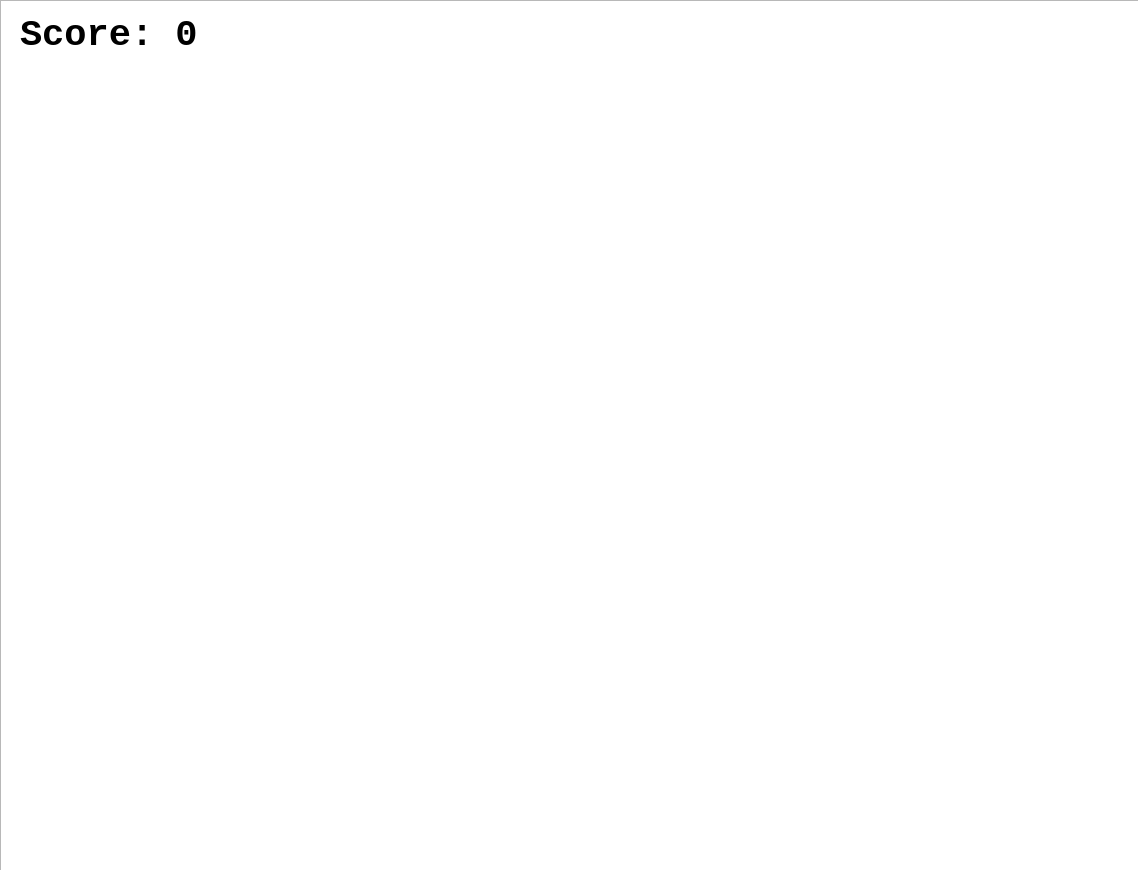
<?xml version="1.0" encoding="UTF-8"?>
<ui version="4.0">
 <class>menu</class>
 <widget class="QWidget" name="menu">
  <property name="geometry">
   <rect>
    <x>0</x>
    <y>0</y>
    <width>1138</width>
    <height>870</height>
   </rect>
  </property>
  <property name="minimumSize">
   <size>
    <width>1138</width>
    <height>870</height>
   </size>
  </property>
  <property name="maximumSize">
   <size>
    <width>1138</width>
    <height>870</height>
   </size>
  </property>
  <property name="windowTitle">
   <string>Minesweeper Infinity Mode</string>
  </property>
  <property name="windowIcon">
   <iconset resource="resources/image.qrc">
    <normaloff>:/icon.png</normaloff>:/icon.png</iconset>
  </property>
  <widget class="QGraphicsView" name="graphicsView">
   <property name="geometry">
    <rect>
     <x>0</x>
     <y>0</y>
     <width>1141</width>
     <height>871</height>
    </rect>
   </property>
  </widget>
  <widget class="QLabel" name="scoreLabel">
   <property name="geometry">
    <rect>
     <x>20</x>
     <y>0</y>
     <width>361</width>
     <height>71</height>
    </rect>
   </property>
   <property name="font">
    <font>
     <family>Consolas</family>
     <pointsize>28</pointsize>
     <bold>true</bold>
    </font>
   </property>
   <property name="text">
    <string>Score: 0</string>
   </property>
  </widget>
  <widget class="QLabel" name="map">
   <property name="geometry">
    <rect>
     <x>0</x>
     <y>0</y>
     <width>1141</width>
     <height>871</height>
    </rect>
   </property>
   <property name="palette">
    <palette>
     <active>
      <colorrole role="Base">
       <brush brushstyle="SolidPattern">
        <color alpha="255">
         <red>255</red>
         <green>255</green>
         <blue>250</blue>
        </color>
       </brush>
      </colorrole>
     </active>
     <inactive>
      <colorrole role="Base">
       <brush brushstyle="SolidPattern">
        <color alpha="255">
         <red>255</red>
         <green>255</green>
         <blue>250</blue>
        </color>
       </brush>
      </colorrole>
     </inactive>
     <disabled/>
    </palette>
   </property>
   <property name="text">
    <string/>
   </property>
  </widget>
 </widget>
 <resources>
  <include location="resources/image.qrc"/>
 </resources>
 <connections/>
</ui>
